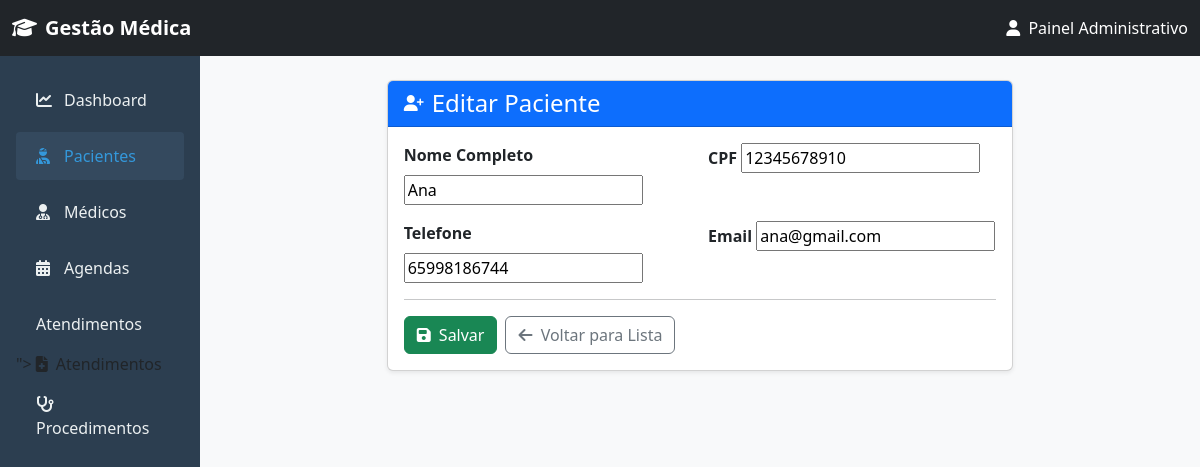
The page /pacientes/1/editar/ on the database its author committed.
### pacientes/models.py (models this page shows, shortened)
class Paciente(models.Model):
    nome = models.CharField(max_length=200)
    cpf = models.CharField(max_length=14)
    telefone = models.CharField(max_length=15)
    email = models.EmailField()
    plano = models.ForeignKey(PlanoSaude, on_delete=models.SET_NULL, null=True, blank=True)

### pacientes/views.py (the view)
# urls.py: path('pacientes/<int:pk>/editar/', pacViews.editarPaciente, name='paciente_atualizar'),
def editarPaciente(request, pk):
    paciente_existente = Paciente.objects.get(pk=pk)
    if request.method == "POST":
        form = PacienteForm(request.POST, instance=paciente_existente)
        if form.is_valid():
            form.save()
            return redirect('paciente_listar')
    else:
        form = PacienteForm(instance=paciente_existente)
    return render(request, 'pacientes/adicionar.html', {'form': form})

### pacientes/forms.py
class PacienteForm(forms.ModelForm):
    class Meta:
        model = Paciente
        fields = '__all__'

### templates/pacientes/adicionar.html (shortened to what this page needs)
{% extends 'base.html' %}
{% block content %}
<div class="row justify-content-center">
    <div class="col-md-8">
        <div class="card shadow-sm">
            <div class="card-header bg-primary text-white d-flex align-items-center">
                <i class="fa-solid fa-user-plus me-2"></i>
                <h4 class="mb-0">{% if form.instance.pk %}Editar{% else %}Cadastrar Novo{% endif %} Paciente</h4>
            </div>
            <div class="card-body">
                <form method="post" enctype="multipart/form-data" novalidate>
                    <div class="row g-3">
                        <div class="col-md-6">
                            <label class="form-label fw-bold">Nome Completo</label>
                            {{ form.nome }}
                        </div>
                        <div class="col-md-6">
                            <label class="form-label fw-bold">CPF</label>
                            {{ form.cpf }}
                        </div>
                        <div class="col-md-6">
                            <label class="form-label fw-bold">Telefone</label>
                            {{ form.telefone }}
                        </div>
                        <div class="col-md-6">
                            <label class="form-label fw-bold">Email</label>
                            {{ form.email }}
                        </div>
                    </div>
                    <hr>
                    <div class="d-flex justify-content-start">
                        <button type="submit" class="btn btn-success me-2">
                            <i class="fa-solid fa-floppy-disk me-1"></i> Salvar
                        </button>
                        <a href="{% url 'paciente_listar' %}" class="btn btn-outline-secondary">
                            <i class="fa-solid fa-arrow-left me-1"></i> Voltar para Lista
                        </a>
                    </div>
                </form>
            </div>
        </div>
    </div>
</div>
{% endblock %}

### templates/base.html (style rules this page uses)
body { min-height: 100vh; background-color: #f8f9fa; }

### rows shown on the page
Paciente: nome "Ana", cpf "12345678910", telefone "65998186744", email "ana@gmail.com"
